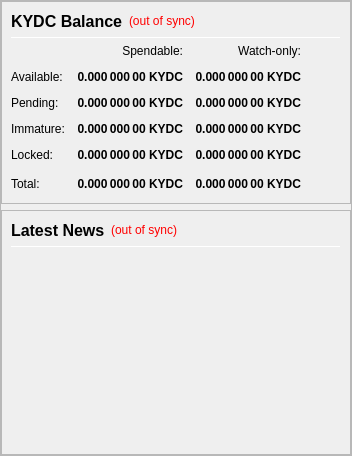
                <widget class="QFrame" name="frameObfuscation">
                 <property name="minimumSize">
                  <size>
                   <width>0</width>
                   <height>0</height>
                  </size>
                 </property>
                 <property name="frameShape">
                  <enum>QFrame::StyledPanel</enum>
                 </property>
                 <property name="frameShadow">
                  <enum>QFrame::Raised</enum>
                 </property>
                 <layout class="QVBoxLayout" name="verticalLayout" stretch="0,0">
                  <property name="leftMargin">
                   <number>0</number>
                  </property>
                  <property name="topMargin">
                   <number>0</number>
                  </property>
                  <property name="rightMargin">
                   <number>0</number>
                  </property>
                  <property name="bottomMargin">
                   <number>0</number>
                  </property>
                  <item>
                   <widget class="QFrame" name="frame_Balances">
                    <property name="frameShape">
                     <enum>QFrame::StyledPanel</enum>
                    </property>
                    <property name="frameShadow">
                     <enum>QFrame::Raised</enum>
                    </property>
                    <layout class="QVBoxLayout" name="verticalLayout_2">
                     <item>
                      <layout class="QHBoxLayout" name="horizontalLayout_4">
                       <item>
                        <widget class="QLabel" name="label_5">
                         <property name="minimumSize">
                          <size>
                           <width>0</width>
                           <height>20</height>
                          </size>
                         </property>
                         <property name="font">
                          <font>
                           <pointsize>12</pointsize>
                           <weight>75</weight>
                           <bold>true</bold>
                          </font>
                         </property>
                         <property name="text">
                          <string>KYDC Balance</string>
                         </property>
                        </widget>
                       </item>
                       <item>
                        <widget class="QLabel" name="labelWalletStatus">
                         <property name="cursor">
                          <cursorShape>WhatsThisCursor</cursorShape>
                         </property>
                         <property name="toolTip">
                          <string>The displayed information may be out of date. Your wallet automatically synchronizes with the KYD network after a connection is established, but this process has not completed yet.</string>
                         </property>
                         <property name="styleSheet">
                          <string notr="true">QLabel { color: red; }</string>
                         </property>
                         <property name="text">
                          <string notr="true">(out of sync)</string>
                         </property>
                         <property name="alignment">
                          <set>Qt::AlignLeading|Qt::AlignLeft|Qt::AlignVCenter</set>
                         </property>
                        </widget>
                       </item>
                       <item>
                        <spacer name="horizontalSpacer_Balance_1">
                         <property name="orientation">
                          <enum>Qt::Horizontal</enum>
                         </property>
                         <property name="sizeHint" stdset="0">
                          <size>
                           <width>40</width>
                           <height>20</height>
                          </size>
                         </property>
                        </spacer>
                       </item>
                      </layout>
                     </item>
                     <item>
                      <widget class="Line" name="line_Balance">
                       <property name="minimumSize">
                        <size>
                         <width>0</width>
                         <height>1</height>
                        </size>
                       </property>
                       <property name="maximumSize">
                        <size>
                         <width>16777215</width>
                         <height>1</height>
                        </size>
                       </property>
                       <property name="orientation">
                        <enum>Qt::Horizontal</enum>
                       </property>
                      </widget>
                     </item>
                     <item>
                      <layout class="QGridLayout" name="gridLayout">
                       <property name="spacing">
                        <number>12</number>
                       </property>
                       <item row="0" column="1">
                        <widget class="QLabel" name="labelSpendable">
                         <property name="text">
                          <string>Spendable:</string>
                         </property>
                         <property name="alignment">
                          <set>Qt::AlignRight|Qt::AlignTrailing|Qt::AlignVCenter</set>
                         </property>
                        </widget>
                       </item>
                       <item row="0" column="2">
                        <widget class="QLabel" name="labelWatchonly">
                         <property name="text">
                          <string>Watch-only:</string>
                         </property>
                         <property name="alignment">
                          <set>Qt::AlignRight|Qt::AlignTrailing|Qt::AlignVCenter</set>
                         </property>
                        </widget>
                       </item>
                       <item row="1" column="0">
                        <widget class="QLabel" name="labelBalanceText">
                         <property name="text">
                          <string>Available:</string>
                         </property>
                        </widget>
                       </item>
                       <item row="1" column="1">
                        <widget class="QLabel" name="labelBalance">
                         <property name="font">
                          <font>
                           <weight>75</weight>
                           <bold>true</bold>
                          </font>
                         </property>
                         <property name="cursor">
                          <cursorShape>IBeamCursor</cursorShape>
                         </property>
                         <property name="toolTip">
                          <string>Your current spendable balance</string>
                         </property>
                         <property name="text">
                          <string notr="true">0.000 000 00 KYDC</string>
                         </property>
                         <property name="alignment">
                          <set>Qt::AlignRight|Qt::AlignTrailing|Qt::AlignVCenter</set>
                         </property>
                         <property name="textInteractionFlags">
                          <set>Qt::LinksAccessibleByMouse|Qt::TextSelectableByKeyboard|Qt::TextSelectableByMouse</set>
                         </property>
                        </widget>
                       </item>
                       <item row="1" column="2">
                        <widget class="QLabel" name="labelWatchAvailable">
                         <property name="font">
                          <font>
                           <weight>75</weight>
                           <bold>true</bold>
                          </font>
                         </property>
                         <property name="cursor">
                          <cursorShape>IBeamCursor</cursorShape>
                         </property>
                         <property name="toolTip">
                          <string>Your current balance in watch-only addresses</string>
                         </property>
                         <property name="text">
                          <string notr="true">0.000 000 00 KYDC</string>
                         </property>
                         <property name="alignment">
                          <set>Qt::AlignRight|Qt::AlignTrailing|Qt::AlignVCenter</set>
                         </property>
                         <property name="textInteractionFlags">
                          <set>Qt::LinksAccessibleByMouse|Qt::TextSelectableByKeyboard|Qt::TextSelectableByMouse</set>
                         </property>
                        </widget>
                       </item>
                       <item row="2" column="0">
                        <widget class="QLabel" name="labelPendingText">
                         <property name="text">
                          <string>Pending:</string>
                         </property>
                        </widget>
                       </item>
                       <item row="2" column="1">
                        <widget class="QLabel" name="labelUnconfirmed">
                         <property name="font">
                          <font>
                           <weight>75</weight>
                           <bold>true</bold>
                          </font>
                         </property>
                         <property name="cursor">
                          <cursorShape>IBeamCursor</cursorShape>
                         </property>
                         <property name="toolTip">
                          <string>Total of transactions that have yet to be confirmed, and do not yet count toward the spendable balance</string>
                         </property>
                         <property name="text">
                          <string notr="true">0.000 000 00 KYDC</string>
                         </property>
                         <property name="alignment">
                          <set>Qt::AlignRight|Qt::AlignTrailing|Qt::AlignVCenter</set>
                         </property>
                         <property name="textInteractionFlags">
                          <set>Qt::LinksAccessibleByMouse|Qt::TextSelectableByKeyboard|Qt::TextSelectableByMouse</set>
                         </property>
                        </widget>
                       </item>
                       <item row="2" column="2">
                        <widget class="QLabel" name="labelWatchPending">
                         <property name="font">
                          <font>
                           <weight>75</weight>
                           <bold>true</bold>
                          </font>
                         </property>
                         <property name="cursor">
                          <cursorShape>IBeamCursor</cursorShape>
                         </property>
                         <property name="toolTip">
                          <string>Unconfirmed transactions to watch-only addresses</string>
                         </property>
                         <property name="text">
                          <string notr="true">0.000 000 00 KYDC</string>
                         </property>
                         <property name="alignment">
                          <set>Qt::AlignRight|Qt::AlignTrailing|Qt::AlignVCenter</set>
                         </property>
                         <property name="textInteractionFlags">
                          <set>Qt::LinksAccessibleByMouse|Qt::TextSelectableByKeyboard|Qt::TextSelectableByMouse</set>
                         </property>
                        </widget>
                       </item>
                       <item row="3" column="0">
                        <widget class="QLabel" name="labelImmatureText">
                         <property name="text">
                          <string>Immature:</string>
                         </property>
                        </widget>
                       </item>
                       <item row="3" column="1">
                        <widget class="QLabel" name="labelImmature">
                         <property name="font">
                          <font>
                           <weight>75</weight>
                           <bold>true</bold>
                          </font>
                         </property>
                         <property name="cursor">
                          <cursorShape>IBeamCursor</cursorShape>
                         </property>
                         <property name="toolTip">
                          <string>Staked or masternode rewards that has not yet matured</string>
                         </property>
                         <property name="text">
                          <string notr="true">0.000 000 00 KYDC</string>
                         </property>
                         <property name="alignment">
                          <set>Qt::AlignRight|Qt::AlignTrailing|Qt::AlignVCenter</set>
                         </property>
                         <property name="textInteractionFlags">
                          <set>Qt::LinksAccessibleByMouse|Qt::TextSelectableByKeyboard|Qt::TextSelectableByMouse</set>
                         </property>
                        </widget>
                       </item>
                       <item row="3" column="2">
                        <widget class="QLabel" name="labelWatchImmature">
                         <property name="font">
                          <font>
                           <weight>75</weight>
                           <bold>true</bold>
                          </font>
                         </property>
                         <property name="cursor">
                          <cursorShape>IBeamCursor</cursorShape>
                         </property>
                         <property name="toolTip">
                          <string>Staked or masternode rewards in watch-only addresses that has not yet matured</string>
                         </property>
                         <property name="text">
                          <string notr="true">0.000 000 00 KYDC</string>
                         </property>
                         <property name="alignment">
                          <set>Qt::AlignRight|Qt::AlignTrailing|Qt::AlignVCenter</set>
                         </property>
                         <property name="textInteractionFlags">
                          <set>Qt::LinksAccessibleByMouse|Qt::TextSelectableByKeyboard|Qt::TextSelectableByMouse</set>
                         </property>
                        </widget>
                       </item>
                       <item row="4" column="0">
                        <widget class="QLabel" name="labelLockedBalanceText">
                         <property name="toolTip">
                          <string>Locked KYDC or Masternode collaterals.</string>
                         </property>
                         <property name="text">
                          <string>Locked:</string>
                         </property>
                        </widget>
                       </item>
                       <item row="4" column="1">
                        <widget class="QLabel" name="labelLockedBalance">
                         <property name="font">
                          <font>
                           <weight>75</weight>
                           <bold>true</bold>
                          </font>
                         </property>
                         <property name="cursor">
                          <cursorShape>IBeamCursor</cursorShape>
                         </property>
                         <property name="toolTip">
                          <string>Locked KYDC or Masternode collaterals.</string>
                         </property>
                         <property name="text">
                          <string notr="true">0.000 000 00 KYDC</string>
                         </property>
                         <property name="alignment">
                          <set>Qt::AlignRight|Qt::AlignTrailing|Qt::AlignVCenter</set>
                         </property>
                         <property name="textInteractionFlags">
                          <set>Qt::LinksAccessibleByMouse|Qt::TextSelectableByKeyboard|Qt::TextSelectableByMouse</set>
                         </property>
                        </widget>
                       </item>
                       <item row="4" column="2">
                        <widget class="QLabel" name="labelWatchLocked">
                         <property name="font">
                          <font>
                           <weight>75</weight>
                           <bold>true</bold>
                          </font>
                         </property>
                         <property name="cursor">
                          <cursorShape>IBeamCursor</cursorShape>
                         </property>
                         <property name="toolTip">
                          <string>Current locked balance in watch-only addresses</string>
                         </property>
                         <property name="text">
                          <string notr="true">0.000 000 00 KYDC</string>
                         </property>
                         <property name="alignment">
                          <set>Qt::AlignRight|Qt::AlignTrailing|Qt::AlignVCenter</set>
                         </property>
                         <property name="textInteractionFlags">
                          <set>Qt::LinksAccessibleByMouse|Qt::TextSelectableByKeyboard|Qt::TextSelectableByMouse</set>
                         </property>
                        </widget>
                       </item>
                       <item row="5" column="0">
                        <widget class="QLabel" name="labelTotalText">
                         <property name="toolTip">
                          <string>Your current KYDC balance, unconfirmed and immature transactions included</string>
                         </property>
                         <property name="text">
                          <string>Total:</string>
                         </property>
                        </widget>
                       </item>
                       <item row="5" column="1">
                        <widget class="QLabel" name="labelTotal">
                         <property name="font">
                          <font>
                           <weight>75</weight>
                           <bold>true</bold>
                          </font>
                         </property>
                         <property name="cursor">
                          <cursorShape>IBeamCursor</cursorShape>
                         </property>
                         <property name="toolTip">
                          <string>Your current KYDC balance, unconfirmed and immature transactions included</string>
                         </property>
                         <property name="text">
                          <string notr="true">0.000 000 00 KYDC</string>
                         </property>
                         <property name="alignment">
                          <set>Qt::AlignRight|Qt::AlignTrailing|Qt::AlignVCenter</set>
                         </property>
                         <property name="textInteractionFlags">
                          <set>Qt::LinksAccessibleByMouse|Qt::TextSelectableByKeyboard|Qt::TextSelectableByMouse</set>
                         </property>
                        </widget>
                       </item>
                       <item row="5" column="2">
                        <widget class="QLabel" name="labelWatchTotal">
                         <property name="font">
                          <font>
                           <weight>75</weight>
                           <bold>true</bold>
                          </font>
                         </property>
                         <property name="cursor">
                          <cursorShape>IBeamCursor</cursorShape>
                         </property>
                         <property name="toolTip">
                          <string>Current total balance in watch-only addresses</string>
                         </property>
                         <property name="text">
                          <string notr="true">0.000 000 00 KYDC</string>
                         </property>
                         <property name="alignment">
                          <set>Qt::AlignRight|Qt::AlignTrailing|Qt::AlignVCenter</set>
                         </property>
                         <property name="textInteractionFlags">
                          <set>Qt::LinksAccessibleByMouse|Qt::TextSelectableByKeyboard|Qt::TextSelectableByMouse</set>
                         </property>
                        </widget>
                       </item>
                       <item row="5" column="3">
                        <spacer name="horizontalSpacer_Balance_2">
                         <property name="orientation">
                          <enum>Qt::Horizontal</enum>
                         </property>
                         <property name="sizeHint" stdset="0">
                          <size>
                           <width>40</width>
                           <height>20</height>
                          </size>
                         </property>
                        </spacer>
                       </item>
                      </layout>
                     </item>
                    </layout>
                   </widget>
                  </item>
                  <item>
                   <widget class="QFrame" name="frame_News">
                    <property name="minimumSize">
                     <size>
                      <width>0</width>
                      <height>0</height>
                     </size>
                    </property>
                    <property name="frameShape">
                     <enum>QFrame::StyledPanel</enum>
                    </property>
                    <property name="frameShadow">
                     <enum>QFrame::Raised</enum>
                    </property>
                    <layout class="QVBoxLayout" name="verticalLayout_3" stretch="0,0,0">
                     <item>
                      <layout class="QHBoxLayout" name="horizontalLayout_News">
                       <item>
                        <widget class="QLabel" name="labelNews">
                         <property name="minimumSize">
                          <size>
                           <width>0</width>
                           <height>20</height>
                          </size>
                         </property>
                         <property name="font">
                          <font>
                           <pointsize>12</pointsize>
                           <weight>75</weight>
                           <bold>true</bold>
                          </font>
                         </property>
                         <property name="text">
                          <string>Latest News</string>
                         </property>
                        </widget>
                       </item>
                       <item>
                        <widget class="QLabel" name="labelNewsStatus">
                         <property name="cursor">
                          <cursorShape>WhatsThisCursor</cursorShape>
                         </property>
                         <property name="toolTip">
                          <string>The displayed information may be out of date. Your wallet automatically synchronizes with the KYD network after a connection is established, but this process has not completed yet.</string>
                         </property>
                         <property name="styleSheet">
                          <string notr="true">QLabel { color: red; }</string>
                         </property>
                         <property name="text">
                          <string notr="true">(out of sync)</string>
                         </property>
                         <property name="alignment">
                          <set>Qt::AlignRight|Qt::AlignTrailing|Qt::AlignVCenter</set>
                         </property>
                        </widget>
                       </item>
                       <item>
                        <spacer name="horizontalSpacer_Balance_3">
                         <property name="orientation">
                          <enum>Qt::Horizontal</enum>
                         </property>
                         <property name="sizeHint" stdset="0">
                          <size>
                           <width>40</width>
                           <height>20</height>
                          </size>
                         </property>
                        </spacer>
                       </item>
                      </layout>
                     </item>
                     <item>
                      <widget class="Line" name="line_News">
                       <property name="minimumSize">
                        <size>
                         <width>0</width>
                         <height>1</height>
                        </size>
                       </property>
                       <property name="maximumSize">
                        <size>
                         <width>16777215</width>
                         <height>1</height>
                        </size>
                       </property>
                       <property name="orientation">
                        <enum>Qt::Horizontal</enum>
                       </property>
                      </widget>
                     </item>
                     <item>
                      <widget class="QListWidget" name="listNews">
                       <property name="sizePolicy">
                        <sizepolicy hsizetype="Expanding" vsizetype="Expanding">
                         <horstretch>0</horstretch>
                         <verstretch>0</verstretch>
                        </sizepolicy>
                       </property>
                       <property name="minimumSize">
                        <size>
                         <width>0</width>
                         <height>0</height>
                        </size>
                       </property>
                       <property name="sizeIncrement">
                        <size>
                         <width>0</width>
                         <height>0</height>
                        </size>
                       </property>
                       <property name="styleSheet">
                        <string notr="true">QListView { background: transparent; }</string>
                       </property>
                       <property name="frameShape">
                        <enum>QFrame::NoFrame</enum>
                       </property>
                       <property name="verticalScrollBarPolicy">
                        <enum>Qt::ScrollBarAsNeeded</enum>
                       </property>
                       <property name="horizontalScrollBarPolicy">
                        <enum>Qt::ScrollBarAsNeeded</enum>
                       </property>
                       <property name="selectionMode">
                        <enum>QAbstractItemView::NoSelection</enum>
                       </property>
                       <property name="selectionBehavior">
                        <enum>QAbstractItemView::SelectRows</enum>
                       </property>
                       <property name="verticalScrollMode">
                        <enum>QAbstractItemView::ScrollPerItem</enum>
                       </property>
                      </widget>
                     </item>
                    </layout>
                   </widget>
                  </item>
                 </layout>
                </widget>
